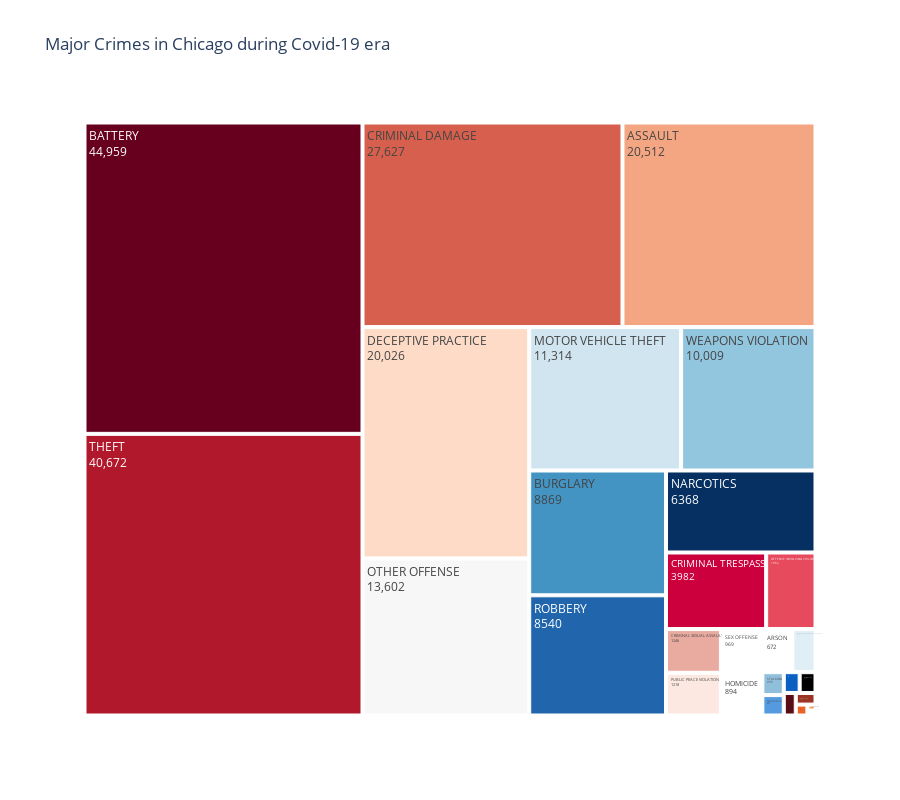

Notebook cell for this chart:
### Code cell
treemap(categories,'Major Crimes in Chicago during Covid-19 era',['primary_type'],categories['values'])

### Figure 1 — Plotly figure (JSON) as saved in the notebook; plotly's stock layout.template omitted (floating-point values rounded to 4 significant figures)
{"data": [{"branchvalues": "total", "domain": {"x": [0, 1], "y": [0, 1]}, "hovertemplate": "labels=%{label}<br>value=%{value}<br>parent=%{parent}<br>id=%{id}<extra></extra>", "ids": ["ARSON", "ASSAULT", "BATTERY", "BURGLARY", "CONCEALED CARRY LICENSE VIOLATION", "CRIMINAL DAMAGE", "CRIMINAL SEXUAL ASSAULT", "CRIMINAL TRESPASS", "DECEPTIVE PRACTICE", "GAMBLING", "HOMICIDE", "HUMAN TRAFFICKING", "INTERFERENCE WITH PUBLIC OFFICER", "INTIMIDATION", "KIDNAPPING", "LIQUOR LAW VIOLATION", "MOTOR VEHICLE THEFT", "NARCOTICS", "NON-CRIMINAL", "OBSCENITY", "OFFENSE INVOLVING CHILDREN", "OTHER NARCOTIC VIOLATION", "OTHER OFFENSE", "PROSTITUTION", "PUBLIC INDECENCY", "PUBLIC PEACE VIOLATION", "RITUALISM", "ROBBERY", "SEX OFFENSE", "STALKING", "THEFT", "WEAPONS VIOLATION"], "labels": ["ARSON", "ASSAULT", "BATTERY", "BURGLARY", "CONCEALED CARRY LICENSE VIOLATION", "CRIMINAL DAMAGE", "CRIMINAL SEXUAL ASSAULT", "CRIMINAL TRESPASS", "DECEPTIVE PRACTICE", "GAMBLING", "HOMICIDE", "HUMAN TRAFFICKING", "INTERFERENCE WITH PUBLIC OFFICER", "INTIMIDATION", "KIDNAPPING", "LIQUOR LAW VIOLATION", "MOTOR VEHICLE THEFT", "NARCOTICS", "NON-CRIMINAL", "OBSCENITY", "OFFENSE INVOLVING CHILDREN", "OTHER NARCOTIC VIOLATION", "OTHER OFFENSE", "PROSTITUTION", "PUBLIC INDECENCY", "PUBLIC PEACE VIOLATION", "RITUALISM", "ROBBERY", "SEX OFFENSE", "STALKING", "THEFT", "WEAPONS VIOLATION"], "name": "", "parents": ["", "", "", "", "", "", "", "", "", "", "", "", "", "", "", "", "", "", "", "", "", "", "", "", "", "", "", "", "", "", "", ""], "textinfo": "label+text+value", "type": "treemap", "values": [672, 20512, 44959, 8869, 171, 27627, 1246, 3982, 20026, 25, 894, 5, 519, 171, 119, 140, 11314, 6368, 2, 66, 1962, 4, 13602, 227, 9, 1218, 1, 8540, 969, 255, 40672, 10009]}], "layout": {"height": 800, "legend": {"tracegroupgap": 0}, "title": {"text": "Major Crimes in Chicago during Covid-19 era"}, "treemapcolorway": ["rgb(103,0,31)", "rgb(178,24,43)", "rgb(214,96,77)", "rgb(244,165,130)", "rgb(253,219,199)", "rgb(247,247,247)", "rgb(209,229,240)", "rgb(146,197,222)", "rgb(67,147,195)", "rgb(33,102,172)", "rgb(5,48,97)"]}}
